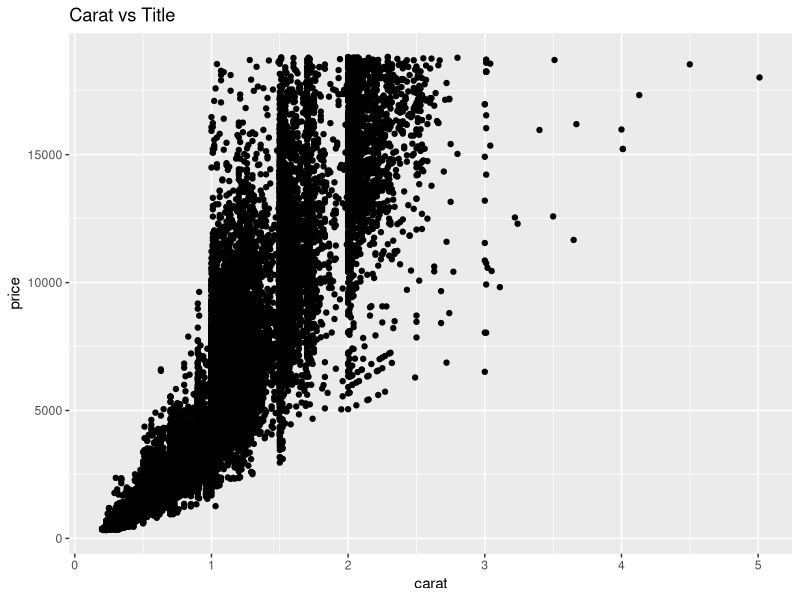

Source code (R): (Note: this script raises an error after producing the figure.)



library(tidyverse)
library(ggplot2)


ggplot(data = diamonds, mapping = aes(carat, price)) +
  geom_point(stat ='identity', position = 'identity') +
  scale_x_continuous() + scale_y_continuous() + coord_cartesian() + ggtitle('Carat vs Title')

# to create binary categorical variable
rbinom(n = 100, size = 3)
sample(c(3, 4, 5), size = 100, replace = TRUE, prob = c(0.2, 0.5, 0.3))



# to fit the linear model using ggplot
ggplot(data = mpg, aes(x=displ, 
                       y=hwy)) + 
  geom_point() +
  stat_smooth(method = 'lm', se = F)
# 
# The plot shows a negative relationship between engine size (displ) 
# and fuel efficiency (hwy). 
# • In other words, cars with big engines use more fuel (claim).

# There is high degree of linear negative correlation between … (this is 
#                                                                descriptive analysis)

# Since p-value is < 0.05, we accept H1.
# It means that the linear correlation coefficient is not zero i.e. it is a valid estimate\

# facet wrap
ggplot(data = mpg) + 
  geom_point(mapping = aes(x = displ, y = hwy)) + 
  facet_wrap(~ class, nrow = 2)

# facet grid
ggplot(data = mpg) + 
  geom_point(mapping = aes(x = displ, y = hwy)) + 
  facet_grid(drv ~ cyl)

# pie chart
ggplot(data=mpg, mapping = aes(cty, model)) + geom_col() + coord_polar(theta = 'y')

# scatter plot + line
ggplot(data = mpg, mapping = aes(x = displ, y = hwy)) + 
  geom_point() + 
  geom_smooth()

ggplot(data = diamonds) + 
  stat_summary(
    mapping = aes(x = cut, y = depth),
    fun.min = min,
    fun.max = max,
    fun = median
  )

# multi level clustered chart
ggplot(data = diamonds) + 
  geom_bar(mapping = aes(x = cut, fill = clarity), position = "dodge")



# Unit 4
# Measures of Central Tendency – mean, median, mode, geometric 
# mean, harmonic mean
# • Measure of Dispersion – standard deviation, inter-quartile range, 
# range
# • Moments – mean, standard deviation, skewness, kurtosis
# • Relative position – percentile, quartiles and z-score


# geometric mean 
# Better for summarizin simple rates,
# ratios and proportions.
# exp(mean(log(x)))
